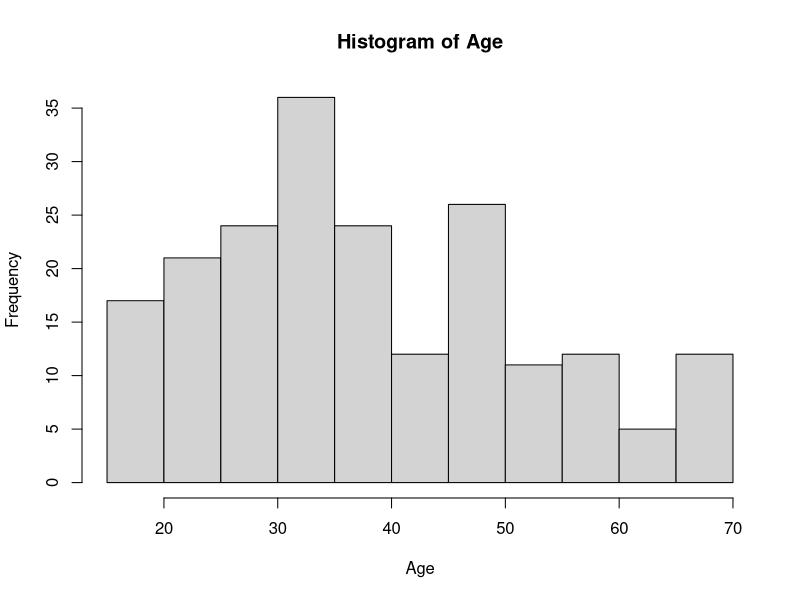
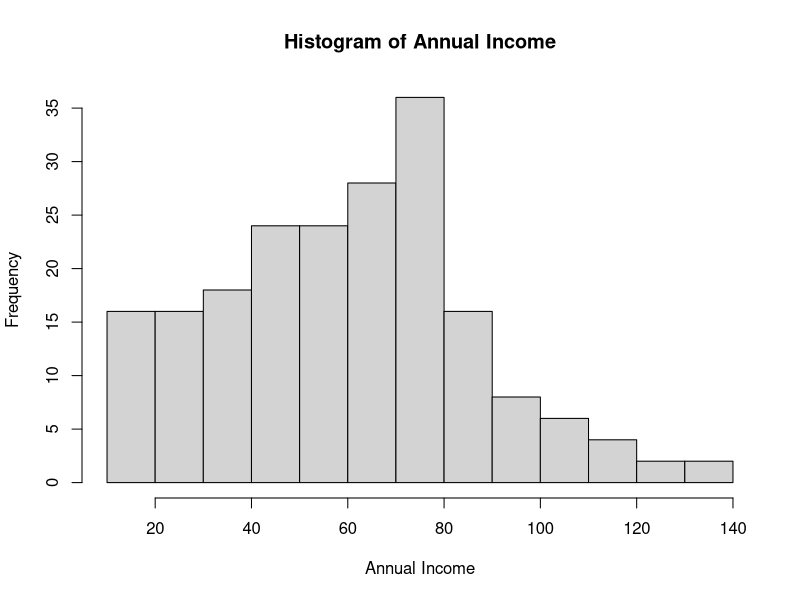
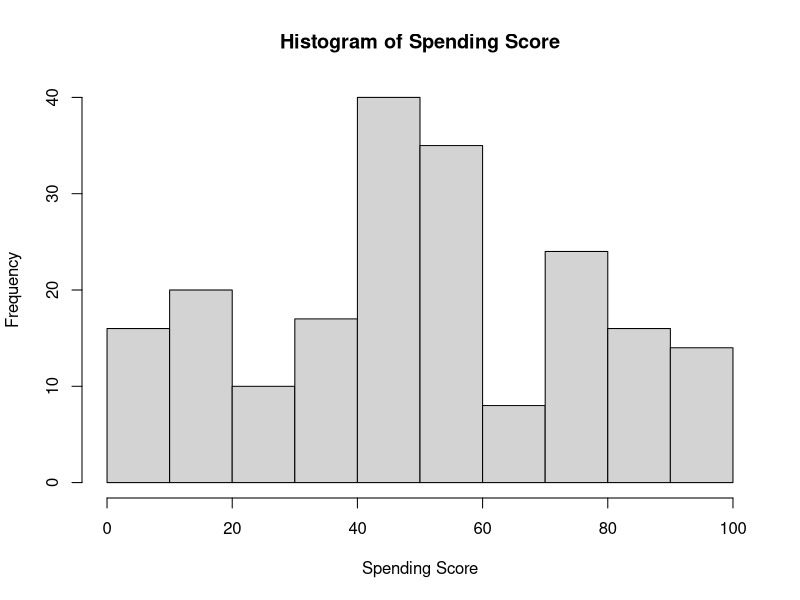
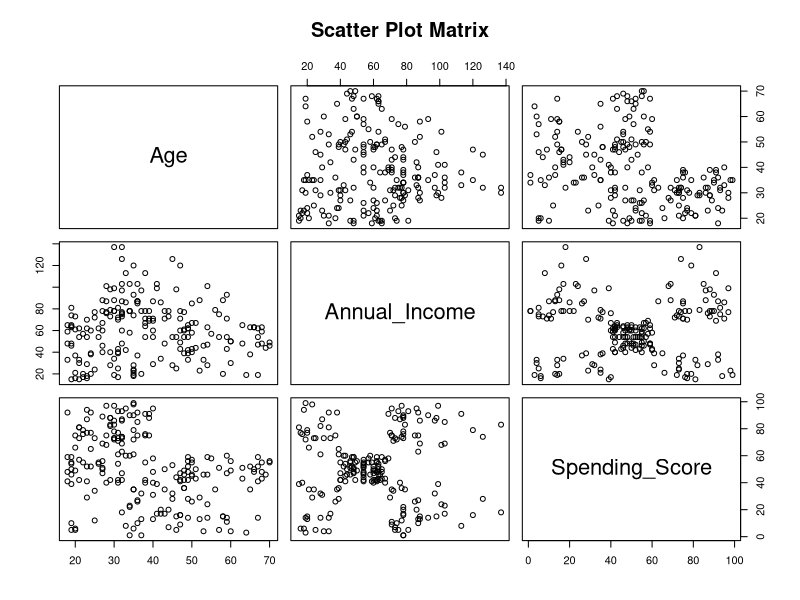
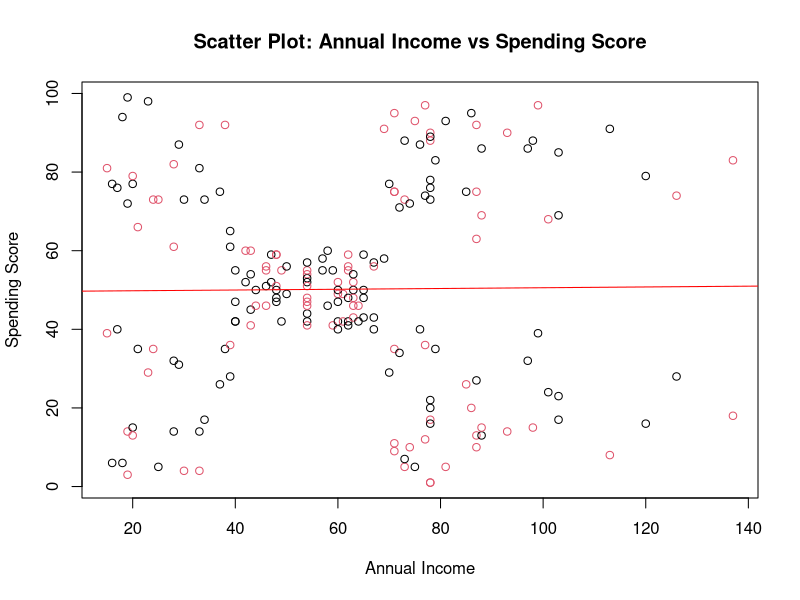

These charts were generated, in order, by the following R code:
#Load Dataset

CustomerData <-read.csv("data/Customers.csv", colClasses = c(
  CustomerId = "numeric",
  Gender = "factor",
  Age = "numeric",
  Annual_Income = "numeric",
  Spending_Score = "numeric"
))

#View Dataset
View(CustomerData)

#Measures of Frequency
# Display the structure of the dataset
str(CustomerData)

# Display summary statistics
summary(CustomerData)

# Frequency table for Gender
gender_frequency <- table(CustomerData$Gender)
print("Frequency table for Gender:")
print(gender_frequency)

# Histogram for Age
hist(CustomerData$Age, main = "Histogram of Age", xlab = "Age")

# Histogram for Annual Income
hist(CustomerData$Annual_Income, main = "Histogram of Annual Income", xlab = "Annual Income")

# Histogram for Spending Score
hist(CustomerData$Spending_Score, main = "Histogram of Spending Score", xlab = "Spending Score")

#Measures of Central Tendency
# Display mean, median, and mode for Age
mean_age <- mean(CustomerData$Age)
median_age <- median(CustomerData$Age)
mode_age <- names(sort(-table(CustomerData$Age)))[1]

print("Measures of Central Tendency for Age:")
print(paste("Mean:", mean_age))
print(paste("Median:", median_age))
print(paste("Mode:", mode_age))

# Display mean, median, and mode for Annual Income
mean_income <- mean(CustomerData$Annual_Income)
median_income <- median(CustomerData$Annual_Income)
mode_income <- names(sort(-table(CustomerData$Annual_Income)))[1]

print("Measures of Central Tendency for Annual Income:")
print(paste("Mean:", mean_income))
print(paste("Median:", median_income))
print(paste("Mode:", mode_income))

# Display mean, median, and mode for Spending Score
mean_score <- mean(CustomerData$Spending_Score)
median_score <- median(CustomerData$Spending_Score)
mode_score <- names(sort(-table(CustomerData$Spending_Score)))[1]

print("Measures of Central Tendency for Spending Score:")
print(paste("Mean:", mean_score))
print(paste("Median:", median_score))
print(paste("Mode:", mode_score))

#Measures of Distribution
# Display range for Age, Annual Income, and Spending Score
age_range <- range(CustomerData$Age)
income_range <- range(CustomerData$Annual_Income)
score_range <- range(CustomerData$Spending_Score)

print("Range for Age:")
print(age_range)

print("Range for Annual Income:")
print(income_range)

print("Range for Spending Score:")
print(score_range)

# Display standard deviation for Age, Annual Income, and Spending Score
sd_age <- sd(CustomerData$Age)
sd_income <- sd(CustomerData$Annual_Income)
sd_score <- sd(CustomerData$Spending_Score)

print("Standard Deviation for Age:")
print(sd_age)

print("Standard Deviation for Annual Income:")
print(sd_income)

print("Standard Deviation for Spending Score:")
print(sd_score)

# Display quantiles for Age, Annual Income, and Spending Score
quantiles_age <- quantile(CustomerData$Age)
quantiles_income <- quantile(CustomerData$Annual_Income)
quantiles_score <- quantile(CustomerData$Spending_Score)

print("Quantiles for Age:")
print(quantiles_age)

print("Quantiles for Annual Income:")
print(quantiles_income)

print("Quantiles for Spending Score:")
print(quantiles_score)

#Measures of Relationship
# Display correlation matrix
correlation_matrix <- cor(CustomerData[, c("Age", "Annual_Income", "Spending_Score")])
print("Correlation Matrix:")
print(correlation_matrix)

# Scatter plot matrix
pairs(CustomerData[, c("Age", "Annual_Income", "Spending_Score")], main = "Scatter Plot Matrix")

# Scatter plot between Annual Income and Spending Score
plot(CustomerData$Annual_Income, CustomerData$Spending_Score, main = "Scatter Plot: Annual Income vs Spending Score", 
     xlab = "Annual Income", ylab = "Spending Score", col = as.numeric(CustomerData$Gender))

# Add regression line to the scatter plot
abline(lm(Spending_Score ~ Annual_Income, data = CustomerData), col = "red")

#ANOVA
# Perform ANOVA for Age, Annual Income, and Spending Score based on Gender
anova_age <- aov(Age ~ Gender, data = CustomerData)
anova_income <- aov(Annual_Income ~ Gender, data = CustomerData)
anova_score <- aov(Spending_Score ~ Gender, data = CustomerData)

# Display ANOVA results
print("ANOVA for Age:")
print(summary(anova_age))

print("ANOVA for Annual Income:")
print(summary(anova_income))

print("ANOVA for Spending Score:")
print(summary(anova_score))
